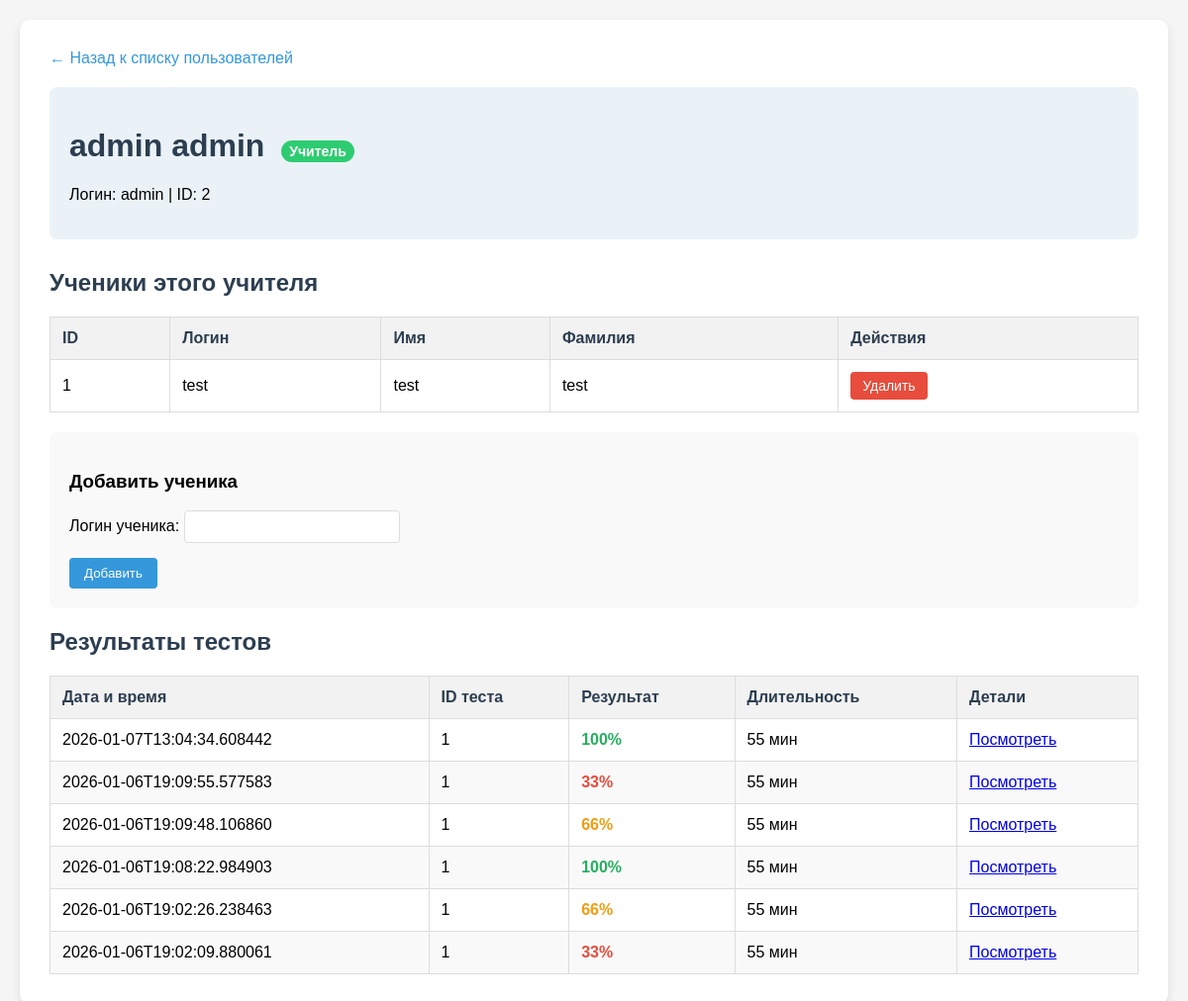
The app's page /admin/view-user/2 (signed in) with its own data.
### tables this page shows
CREATE TABLE users (id INTEGER PRIMARY KEY AUTOINCREMENT, username TEXT UNIQUE NOT NULL, name TEXT, surname TEXT, password TEXT NOT NULL);

CREATE TABLE attempts (id INTEGER PRIMARY KEY AUTOINCREMENT, test_id INTEGER NOT NULL, user_id INTEGER NOT NULL, score INTEGER NOT NULL, answers TEXT NOT NULL, timestamp TEXT NOT NULL, time INTEGER);

CREATE TABLE tests (id INTEGER PRIMARY KEY AUTOINCREMENT, time INTEGER NOT NULL, attempts INTEGER NOT NULL, tasks_id TEXT NOT NULL, access_code TEXT, test_name TEXT);

### app.py (the view)
@app.route('/admin/view-user/<int:user_id>')
def admin_view_user(user_id):
    if not is_admin():
        flash('Доступ запрещен', 'error')
        return redirect(url_for('home'))
    conn = sqlite3.connect(DB_PATH)
    cursor = conn.cursor()
    cursor.execute("SELECT id, username, name, surname FROM users WHERE id = ?", (user_id,))
    user = cursor.fetchone()
    if not user:
        flash('Пользователь не найден', 'error')
        return redirect(url_for('admin_panel'))
    user_info = {'id': user[0], 'username': user[1], 'name': user[2], 'surname': user[3], 'is_teacher': is_user_teacher(user_id)}
    students = []
    if user_info['is_teacher']:
        cursor.execute("SELECT u.id, u.username, u.name, u.surname FROM teacher_students ts JOIN users u ON ts.student_id = u.id WHERE ts.teacher_id = ?", (user_id,))
        students = [{'id': row[0], 'username': row[1], 'name': row[2], 'surname': row[3]} for row in cursor.fetchall()]
    cursor.execute("SELECT a.id, a.test_id, a.score, a.timestamp, t.time FROM attempts a JOIN tests t ON a.test_id = t.id WHERE a.user_id = ? ORDER BY a.timestamp DESC", (user_id,))
    attempts = [{'id': row[0], 'test_id': row[1], 'score': row[2], 'timestamp': row[3], 'time': row[4]} for row in cursor.fetchall()]
    conn.close()
    return render_template('admin_user_view.html', user_info=user_info, students=students, attempts=attempts, current_user=session.get('user_info'))

### app.py (called while the page is built)
def is_admin():
    return 'user_info' in session and session['user_info'].get('username') == 'admin'

def is_user_teacher(user_id):
    conn = sqlite3.connect(DB_PATH)
    cursor = conn.cursor()
    cursor.execute("SELECT 1 FROM teachers WHERE user_id = ?", (user_id,))
    result = cursor.fetchone() is not None
    conn.close()
    return result

### templates/admin_user_view.html (shortened to what this page needs)
<!DOCTYPE html>
<html lang="ru">
<head>
</head>
<body>
    <div class="container">
        <a href="{{ url_for('admin_panel') }}" class="back-link">← Назад к списку пользователей</a>
        <div class="user-header">
            <h1>
                {{ user_info.name }} {{ user_info.surname }}
                {% if user_info.is_teacher %}
                <span class="teacher-badge">Учитель</span>
                {% endif %}
            </h1>
            <p>Логин: {{ user_info.username }} | ID: {{ user_info.id }}</p>
        </div>
        {% if user_info.is_teacher %}
        <h2>Ученики этого учителя</h2>
        {% if students %}
        <table>
            <thead>
                <tr>
                    <th>ID</th>
                    <th>Логин</th>
                    <th>Имя</th>
                    <th>Фамилия</th>
                    <th>Действия</th>
                </tr>
            </thead>
            <tbody>
                {% for student in students %}
                <tr>
                    <td>{{ student.id }}</td>
                    <td>{{ student.username }}</td>
                    <td>{{ student.name }}</td>
                    <td>{{ student.surname }}</td>
                    <td>
                        <form method="POST" action="{{ url_for('admin_remove_student') }}" style="display: inline;">
                            <button type="submit" class="btn btn-danger">Удалить</button>
                        </form>
                    </td>
                </tr>
                {% endfor %}
            </tbody>
        </table>
        {% else %}
        <p>У этого учителя пока нет учеников.</p>
        {% endif %}
        <div class="add-student-form">
            <h3>Добавить ученика</h3>
            <form method="POST" action="{{ url_for('admin_add_student') }}">
                <div class="form-group">
                    <label for="student_username">Логин ученика:</label>
                    <input type="text" id="student_username" name="student_username" class="form-control" required>
                </div>
                <button type="submit" class="submit-btn">Добавить</button>
            </form>
        </div>
        {% endif %}
        <h2>Результаты тестов</h2>
        {% if attempts %}
        <table>
            <thead>
                <tr>
                    <th>Дата и время</th>
                    <th>ID теста</th>
                    <th>Результат</th>
                    <th>Длительность</th>
                    <th>Детали</th>
                </tr>
            </thead>
            <tbody>
                {% for attempt in attempts %}
                <tr>
                    <td>{{ attempt.timestamp }}</td>
                    <td>{{ attempt.test_id }}</td>
                    <td class="result-cell
                        {% if attempt.score >= 80 %}result-good
                        {% elif attempt.score >= 50 %}result-medium
                        {% else %}result-bad
                        {% endif %}">
                        {{ attempt.score }}%
                    </td>
                    <td>{{ attempt.time }} мин</td>
                    <td>
                        <a href="{{ url_for('test_result', attempt_id=attempt.id) }}">
                            Посмотреть
                        </a>
                    </td>
                </tr>
                {% endfor %}
            </tbody>
        </table>
        {% else %}
        <p>Пользователь еще не прошел ни одного теста.</p>
        {% endif %}
    </div>
</body>
</html>

### templates/admin_user_view.html (style rules this page uses)
body { font-family: Arial, sans-serif; background-color: #f5f5f5; margin: 0; padding: 20px; }
.container { max-width: 1200px; margin: 0 auto; background: white; padding: 30px; border-radius: 10px; box-shadow: 0 4px 10px rgba(0,0,0,0.1); }
h1, h2 { color: #2c3e50; }
.back-link { display: inline-block; margin-bottom: 20px; color: #3498db; text-decoration: none; }
.user-header { background-color: #eaf2f8; padding: 20px; border-radius: 8px; margin-bottom: 30px; }
.teacher-badge { display: inline-block; padding: 3px 8px; background-color: #2ecc71; color: white; border-radius: 12px; font-size: 14px; margin-left: 8px; }
table { width: 100%; border-collapse: collapse; margin-top: 20px; }
th, td { border: 1px solid #ddd; padding: 12px; text-align: left; }
th { background-color: #f2f2f2; font-weight: bold; color: #2c3e50; }
tr:nth-child(even) { background-color: #f9f9f9; }
.btn { padding: 6px 12px; border-radius: 4px; text-decoration: none; color: white; font-size: 14px; border: none; cursor: pointer; }
.btn-danger { background-color: #e74c3c; }
.add-student-form { margin: 20px 0; padding: 20px; background-color: #f9f9f9; border-radius: 8px; }
.form-group { margin-bottom: 15px; }
.form-control { padding: 8px; border: 1px solid #ddd; border-radius: 4px; width: 200px; }
.submit-btn { background-color: #3498db; color: white; border: none; padding: 8px 15px; border-radius: 4px; cursor: pointer; }
.result-cell { font-weight: bold; }
.result-good { color: #27ae60; }
.result-medium { color: #f39c12; }
.result-bad { color: #e74c3c; }

### records on screen
users: name "admin", surname "admin", username "admin", id "2"
users: id "1", username "test", name "test", surname "test"
attempts: timestamp "2026-01-07T13:04:34.608442", test_id "1", score "100", time "55"
attempts: timestamp "2026-01-06T19:09:55.577583", test_id "1", score "33", time "55"
attempts: timestamp "2026-01-06T19:09:48.106860", test_id "1", score "66", time "55"
attempts: timestamp "2026-01-06T19:08:22.984903", test_id "1", score "100", time "55"
attempts: timestamp "2026-01-06T19:02:26.238463", test_id "1", score "66", time "55"
attempts: timestamp "2026-01-06T19:02:09.880061", test_id "1", score "33", time "55"
